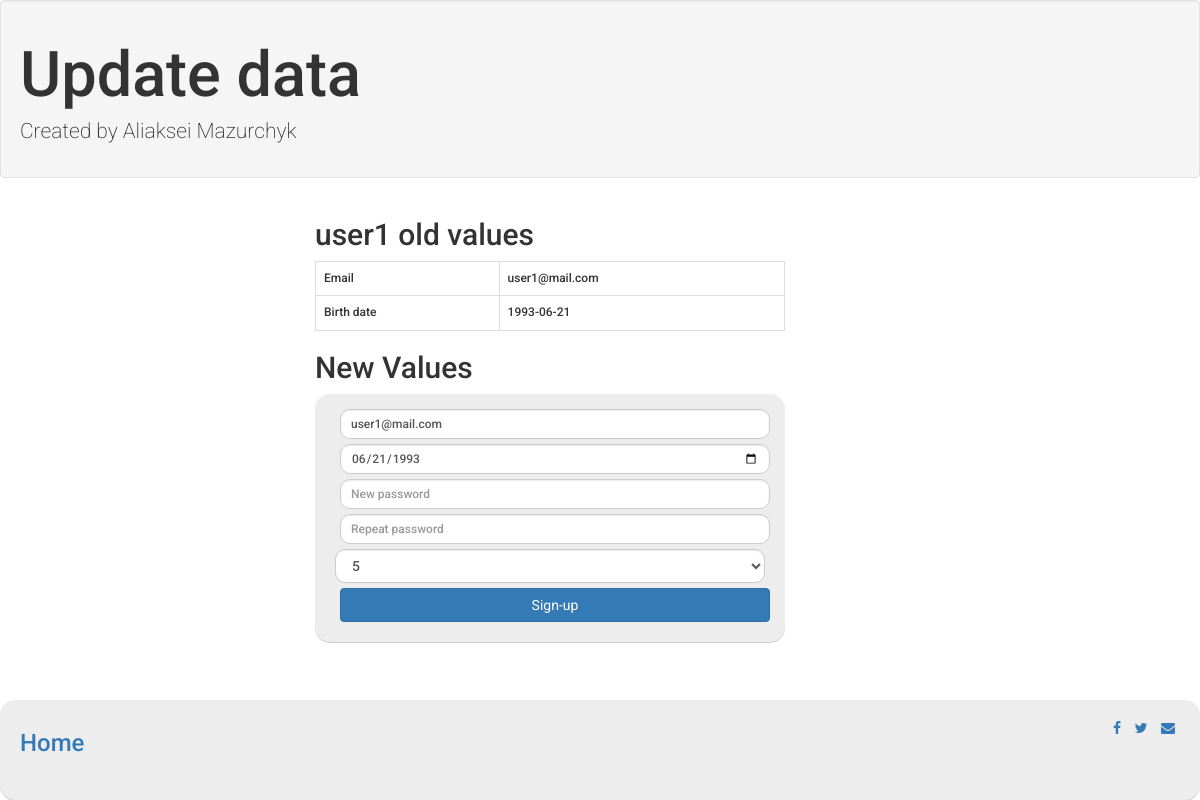
The page /index.php?action=get_user&user=user1 (signed in) on the database its author committed.
### tables this page shows
CREATE TABLE `users` (
  `login` varchar(50) NOT NULL,
  `birth_date` date NOT NULL,
  `e_mail` varchar(100) NOT NULL,
  `pass_word` varchar(60) NOT NULL,
  `security_level` int(2) NOT NULL DEFAULT '5'
);

### Controllers/c_user.php (called while the page is built, shortened)
<?php
require_once 'Models/users.php';
class C_user
{
    public function UserUpdateForm10($log)
    {
        $user= new user();
        $userTmp = $user->GetUser($log);
        $view = new View("update10");
        $view->generate(array('message'=>'','user5'=>$userTmp));
    }
}

### index.php (called while the page is built, shortened)
<?php
$router = new Router();
$router->Routing_Request();

### Models/users.php (called while the page is built, shortened)
<?php
class  user
{
    private static function in($tmp)
    {
        $tmp = strip_tags($tmp);
        $tmp = htmlspecialchars($tmp);
        return $tmp;
    }
    public function GetUser($log)
    {
        $log = user::in($log);
        $db = database::DBConnect();
        $req = $db->prepare("SELECT * from users WHERE login = :log");
        $req->execute(array(':log' => $log));
        $res = $req->fetch();
        return $res;
    }
}

### Views/view_update10.php (the view, shortened to what this page needs)
<div class=" col-md-offset-3 col-md-5">
    <h2><?= $user5['login'] ?> old values</h2>
    <table class="table table-bordered">
        <tbody>
        <tr>
            <td>Email</td>
            <td><?= $user5['e_mail'] ?></td>
        </tr>
        <tr>
            <td>Birth date</td>
            <td><?= $user5['birth_date'] ?></td>
        </tr>
        </tbody>
    </table>
    <h2>New Values</h2>
    <div class="form-login">
        <form action="index.php?action=update10&user=<?= $user5['login'] ?>" id="form" method="post" name='update10'>
            <input type="email"     name="userEmail"        id="userEmail"      class="form-control input-sm chat-input" value="<?= $user5['e_mail'] ?>" />
            <input type="date"      name="userBirthDate"    id="userBirthDate"  class="form-control input-sm chat-input" value=<?= $user5['birth_date'] ?> />
            <input type="password"  name="userPassword_A"   id="userPassword_A" class="form-control input-sm chat-input" placeholder="New password" />
            <input type="password"  name="userPassword_B"   id="userPassword_B" class="form-control input-sm chat-input" placeholder="Repeat password" />
            <select name="userLevel" id="userLevel" class="form-control" value=<?= $user5['security_level'] ?>>
                <option value="5">5</option>
            </select>
            <input type="submit"    name="submit"           id="signUp"         class="btn btn-primary btn-block btn-md"  value="Sign-up">
        </form>
    </div>
</div>

### Styles/style.css (style rules this page uses)
body { background-color:#fff; -webkit-font-smoothing: antialiased; font: normal 14px Roboto,arial,sans-serif; }
.form-login { background-color: #EDEDED; padding-top: 10px; padding-bottom: 20px; padding-left: 20px; padding-right: 20px; border-radius: 15px; border-color:#d2d2d2; border-width: 5px; box-shadow:0 1px 0 #cfcfcf; }
.form-control { border-radius: 10px; }
input { margin: 5px; }

### rows shown on the page
users: login "user1", e_mail "user1@mail.com", birth_date "1993-06-21", userEmail "user1@mail.com", userBirthDate "06/21/1993", userLevel "5"

### other values the page prints
$title "Update data"
